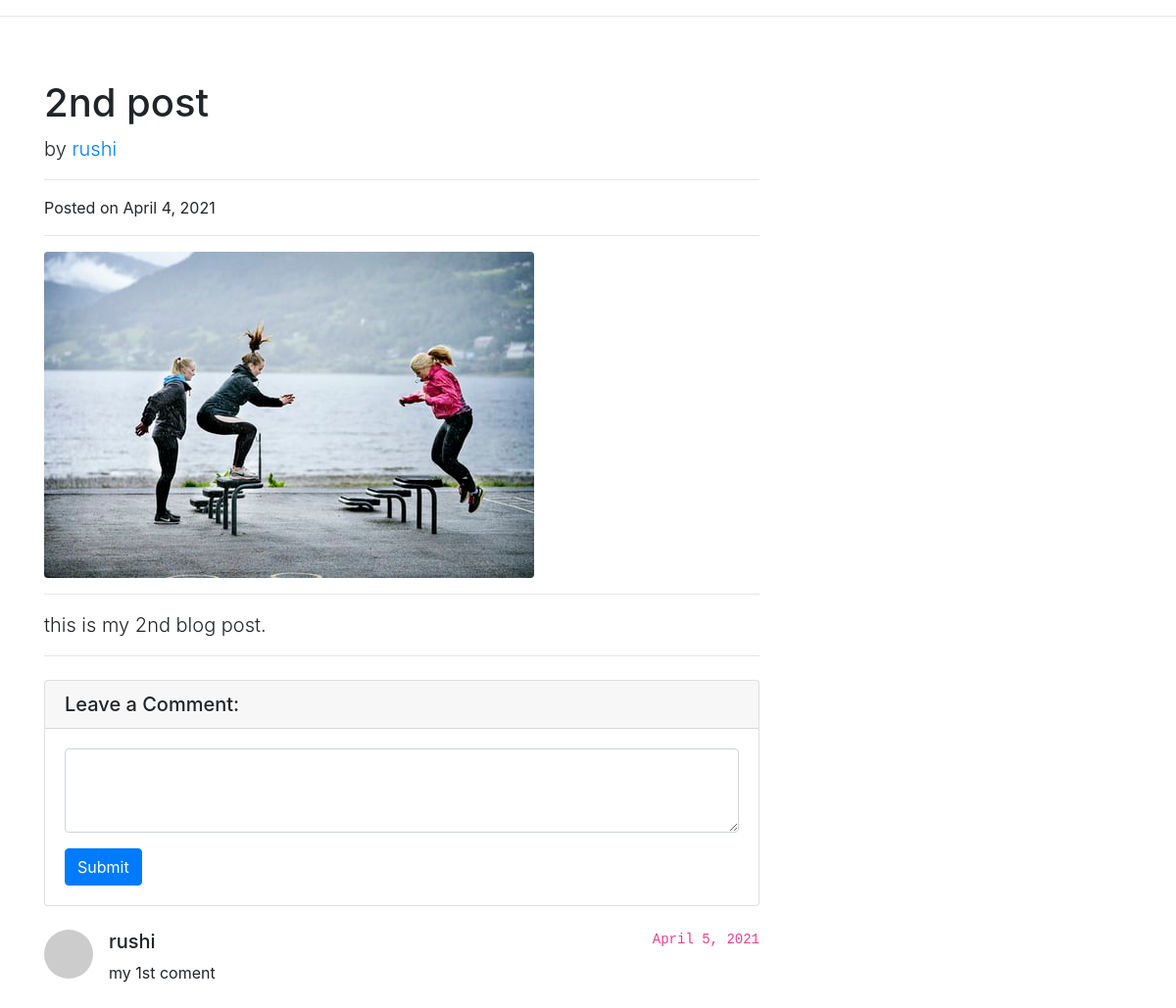
The app's page /readmore/2 with its own data.
### facebook_app/models.py (models this page shows)
class Blog(models.Model):
    user_id = models.ForeignKey(User,on_delete=models.CASCADE)
    image = models.ImageField(upload_to='image/')
    title = models.CharField('Post title',max_length=100)
    description = models.TextField('Post Description')
    posted_date = models.DateField(default=date.today)
    good_name = models.CharField('Good name',max_length=100)

class Coment(models.Model):
    message = models.TextField('Message')
    date_comment = models.DateField(default=date.today)
    user_id = models.ForeignKey(User, on_delete=models.CASCADE)
    post_id = models.ForeignKey(Blog, on_delete=models.CASCADE)

class User(models.Model):
    username = models.CharField('User name',max_length=50)
    email = models.CharField('User email', max_length=50)
    password = models.CharField('User Password', max_length=20)

### facebook_app/views.py (the view, shortened to what this page needs)
# urls.py: path('readmore/<int:id>', views.readmore, name='readmore'),
def readmore(request,id):
    data = Blog.objects.get(id=id)
    comment = Coment.objects.all().filter(post_id=id)
    return render(request, 'readmore.html',{'data':data, 'comments':comment})

### facebook_app/templates/readmore.html (shortened to what this page needs)
<!DOCTYPE html>
<html lang="en">
<head>
  <link rel="stylesheet" href="https://stackpath.bootstrapcdn.com/bootstrap/4.3.1/css/bootstrap.min.css">
</head>
<body>
  <hr><br>
  <div class="container">
    <div class="row">
      <div class="col-lg-8">
        <h1 class="mt-4">{{ data.title }}</h1>
        <p class="lead">
          by
          <a href="#">{{ data.good_name }}</a>
        </p>
        <hr>
        <p>Posted on {{ data.posted_date }}</p>
        <hr>
        <img class="img-fluid rounded" src="{{ data.image.url }}" alt="">
        <hr>
        <p class="lead">{{ data.description }}</p>
        <hr>
        <div class="card my-4">
          <h5 class="card-header">Leave a Comment:</h5>
          <div class="card-body">
            <form method="POST" action="{% url 'readmore' data.id %}">
              <div class="form-group">
                <textarea class="form-control" rows="3" name="message"></textarea>
              </div>
              <button type="submit" class="btn btn-primary">Submit</button>
            </form>
          </div>
        </div>
       {% for com in comments %}
        <div class="media mb-4">
          <img class="d-flex mr-3 rounded-circle" src="http://placehold.it/50x50" alt="">
          <div class="media-body">
            <h5 class="mt-0">{{ com.user_id.username }}</h5>
            {{ com.message }}
          </div>
          <code> {{ com.date_comment }}</code>
        </div>
       {% endfor %}
        </div>
      </div>
      </div>
</body>
</html>

### records on screen
Blog: title "2nd post", good_name "rushi", posted_date "April 4, 2021", image (picture), description "this is my 2nd blog post."
Coment: user_id.username "rushi", message "my 1st coment", date_comment "April 5, 2021"
